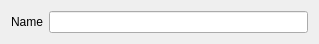
<?xml version="1.0" encoding="UTF-8"?>
<ui version="4.0">
 <class>EFilterLineEdit</class>
 <widget class="QWidget" name="EFilterLineEdit">
  <property name="geometry">
   <rect>
    <x>0</x>
    <y>0</y>
    <width>319</width>
    <height>38</height>
   </rect>
  </property>
  <property name="windowTitle">
   <string>Form</string>
  </property>
  <layout class="QHBoxLayout" name="horizontalLayout">
   <item>
    <widget class="QLabel" name="label">
     <property name="text">
      <string>Name</string>
     </property>
    </widget>
   </item>
   <item>
    <widget class="EQLineEdit" name="lineEdit"/>
   </item>
  </layout>
 </widget>
 <customwidgets>
  <customwidget>
   <class>EQLineEdit</class>
   <extends>QLineEdit</extends>
   <header location="global">eqlineedit.h</header>
   <slots>
    <signal>customButtonClicked(bool)</signal>
   </slots>
  </customwidget>
 </customwidgets>
 <resources/>
 <connections/>
</ui>
